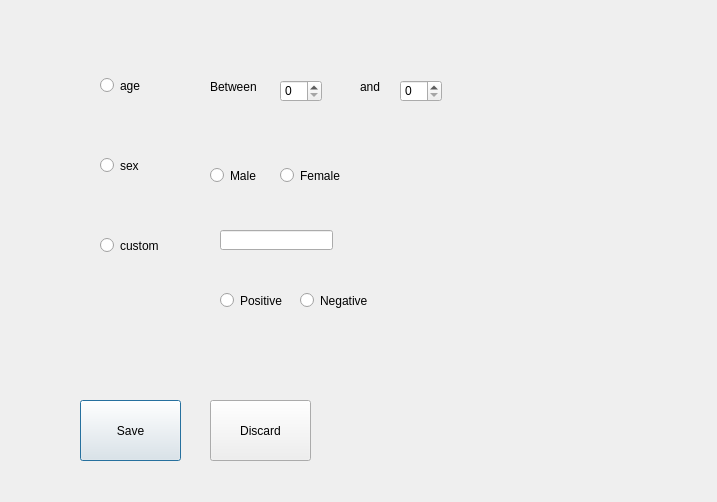
<?xml version="1.0" encoding="UTF-8"?>
<ui version="4.0">
 <class>add_trait</class>
 <widget class="QDialog" name="add_trait">
  <property name="geometry">
   <rect>
    <x>0</x>
    <y>0</y>
    <width>717</width>
    <height>502</height>
   </rect>
  </property>
  <property name="windowTitle">
   <string>Add Trait Condition</string>
  </property>
  <widget class="QWidget" name="widget" native="true">
   <property name="geometry">
    <rect>
     <x>20</x>
     <y>-10</y>
     <width>691</width>
     <height>481</height>
    </rect>
   </property>
   <widget class="QLabel" name="label">
    <property name="geometry">
     <rect>
      <x>190</x>
      <y>90</y>
      <width>47</width>
      <height>13</height>
     </rect>
    </property>
    <property name="text">
     <string>Between</string>
    </property>
   </widget>
   <widget class="QLabel" name="label_2">
    <property name="geometry">
     <rect>
      <x>340</x>
      <y>90</y>
      <width>47</width>
      <height>13</height>
     </rect>
    </property>
    <property name="text">
     <string>and</string>
    </property>
   </widget>
   <widget class="QPushButton" name="traitCondition_save">
    <property name="geometry">
     <rect>
      <x>60</x>
      <y>410</y>
      <width>101</width>
      <height>61</height>
     </rect>
    </property>
    <property name="text">
     <string>Save</string>
    </property>
   </widget>
   <widget class="QPushButton" name="traitCondition_discard">
    <property name="geometry">
     <rect>
      <x>190</x>
      <y>410</y>
      <width>101</width>
      <height>61</height>
     </rect>
    </property>
    <property name="text">
     <string>Discard</string>
    </property>
   </widget>
   <widget class="QSpinBox" name="traitCondition_between_min">
    <property name="geometry">
     <rect>
      <x>260</x>
      <y>90</y>
      <width>42</width>
      <height>22</height>
     </rect>
    </property>
   </widget>
   <widget class="QSpinBox" name="traitCondition_between_max">
    <property name="geometry">
     <rect>
      <x>380</x>
      <y>90</y>
      <width>42</width>
      <height>22</height>
     </rect>
    </property>
   </widget>
   <widget class="QLineEdit" name="traitCondition_custom_text">
    <property name="geometry">
     <rect>
      <x>200</x>
      <y>240</y>
      <width>113</width>
      <height>20</height>
     </rect>
    </property>
   </widget>
   <widget class="QRadioButton" name="radio_custom">
    <property name="geometry">
     <rect>
      <x>80</x>
      <y>240</y>
      <width>101</width>
      <height>31</height>
     </rect>
    </property>
    <property name="text">
     <string>custom</string>
    </property>
   </widget>
   <widget class="QRadioButton" name="radio_sex">
    <property name="geometry">
     <rect>
      <x>80</x>
      <y>160</y>
      <width>101</width>
      <height>31</height>
     </rect>
    </property>
    <property name="text">
     <string>sex</string>
    </property>
   </widget>
   <widget class="QRadioButton" name="radio_age">
    <property name="geometry">
     <rect>
      <x>80</x>
      <y>80</y>
      <width>101</width>
      <height>31</height>
     </rect>
    </property>
    <property name="text">
     <string>age</string>
    </property>
   </widget>
   <widget class="QWidget" name="widget_2" native="true">
    <property name="geometry">
     <rect>
      <x>180</x>
      <y>270</y>
      <width>271</width>
      <height>91</height>
     </rect>
    </property>
    <widget class="QRadioButton" name="radio_custom_positive">
     <property name="geometry">
      <rect>
       <x>20</x>
       <y>20</y>
       <width>91</width>
       <height>41</height>
      </rect>
     </property>
     <property name="text">
      <string>Positive</string>
     </property>
    </widget>
    <widget class="QRadioButton" name="radio_custom_negative">
     <property name="geometry">
      <rect>
       <x>100</x>
       <y>20</y>
       <width>91</width>
       <height>41</height>
      </rect>
     </property>
     <property name="text">
      <string>Negative</string>
     </property>
    </widget>
   </widget>
   <widget class="QWidget" name="widget_3" native="true">
    <property name="geometry">
     <rect>
      <x>170</x>
      <y>140</y>
      <width>271</width>
      <height>80</height>
     </rect>
    </property>
    <widget class="QRadioButton" name="radio_sex_male">
     <property name="geometry">
      <rect>
       <x>20</x>
       <y>30</y>
       <width>91</width>
       <height>31</height>
      </rect>
     </property>
     <property name="text">
      <string>Male</string>
     </property>
    </widget>
    <widget class="QRadioButton" name="radio_sex_female">
     <property name="geometry">
      <rect>
       <x>90</x>
       <y>30</y>
       <width>91</width>
       <height>31</height>
      </rect>
     </property>
     <property name="text">
      <string>Female</string>
     </property>
    </widget>
   </widget>
  </widget>
 </widget>
 <resources/>
 <connections/>
</ui>
